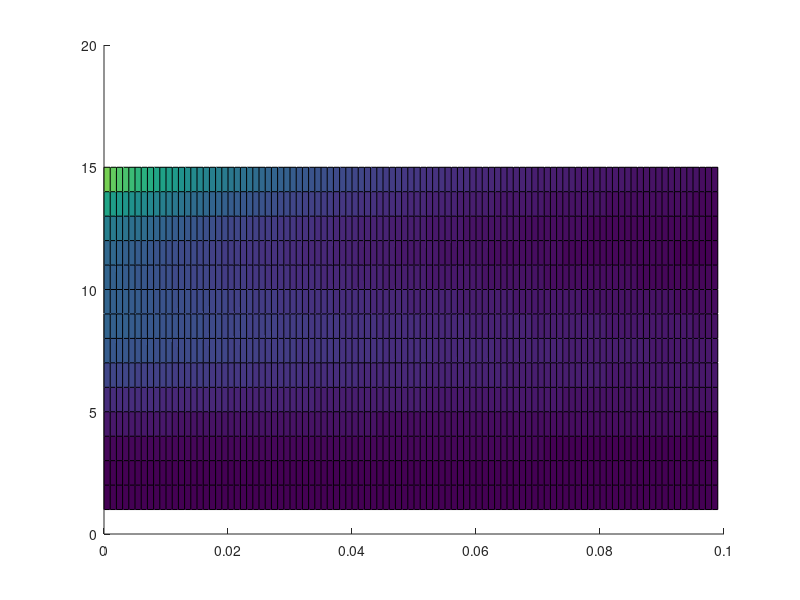

Write the MATLAB code that produced this figure.
clear all;
nloop = 15;
num = 100;

r = 0.1;
ph = pi/4;

H = zeros(nloop,num);
H1 = zeros(nloop,num);
loop = zeros(nloop,1);
trans_vec = zeros(num,1);
In = zeros(nloop,num);
ent = zeros(nloop,num);

U = [exp(i*ph) 0 0 0;0 exp(-i*ph) 0 0;0 0 1 0;0 0 0 1];
S = [cosh(r) 0 0 -sinh(r);0 cosh(r) -sinh(r) 0;0 -sinh(r) cosh(r) 0;-sinh(r) 0 0 cosh(r)];
dU = [i*exp(i*ph) 0 0 0;0 -i*exp(-i*ph) 0 0;0 0 0 0;0 0 0 0];
Dis = [1; 1; 1; 1]/2;

%for partial transpose
mode_a = eye(2);
mode_b = [1 0;0 -1];
E = blkdiag(mode_b,mode_a);

%partially transposed symplectic matrix
om = [0 1;-1 0];
Om= blkdiag(om,om);
Transposed_Om = E*Om*E;

%transfer = rand(nloop,1);
transfer = 1
for j = 0: num-1
    transfer = 1-0.001*(j);
    sig = eye(4)/2;
    dsig = zeros(4);
for k = 1:nloop
    dsig = (S*dU*S*sig*S'*U'*S'+S*U*S*sig*S'*dU'*S'+S*U*S*dsig*S'*U'*S');
    dsig = transfer*dsig;

    sig1 = S*sig*S';
    sig = (S*U*S*sig*S'*U'*S');
    sig = (transfer*(sig-eye(4)/2)) + eye(4)/2;
    isig = inv(sig);

    % dsig = (dU*S*sig*S'*U'+U*S*sig*S'*dU'+U*S*dsig*S'*U');
    % dX = S*dsig*S';
    % dX = transfer*dX;
    % 
    % sig = (U*S*sig*S'*U');
    % X = S*sig*S';
    % X = (transfer*(X-eye(4)/2)) + eye(4)/2;
    % iX = inv(X);


    %partially transposed covaraince matrix
    Transposed_sig = E*sig*E;

    %symplectic transformation of covaraince matrix
    J = (Transposed_sig*Transposed_Om*Transposed_sig*Transposed_Om);
    
    [Ev,Eg] = eig(-J);

    S1=0;
    S2=0;
    for l = 1:4
        S1 = log2(2*sqrt(Eg(l,l)));
        if S1< 0
            S2=S2+S1;
        end
    end

    loop(k,1) = k;
    H(k,j+1) = trace(isig*dsig*isig*dsig)/2;
    % H1(k,j+1) = trace(iX*dX*iX*dX)/2;
    In(k,j+1) = sig1(1,1) -1/2;
    ent(k,j+1) =-S2; %divided by the number of modes = 4
end
    trans_vec(j+1,1) = 1 - transfer;
end

hold on
surf(trans_vec,loop,abs(H))
%surf(trans_vec,loop,abs(ent))
%plot(trans_vec,H,'b')
%ribbon(abs(H))
% xlabel('Loss');
% ylabel('H(\phi)');